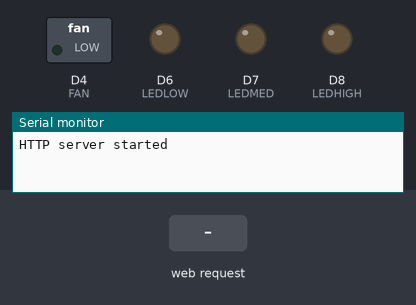
Recording of a sketch running on a simulated ESP8266 (NodeMCU). On the bench: switched loads named in the sketch (green lamp = pin HIGH), output pins drawn as LEDs (lit = HIGH), the last lines printed to the serial monitor. The test bench sets the inputs (shaded band).

Above: at 1.4 s.
1.5 s: HTTP request GET / received
At 1.8 s:
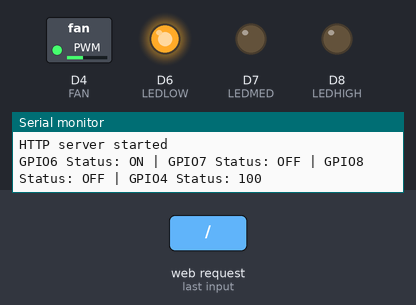
3.0 s: HTTP request GET /fanmed received
At 4.2 s:
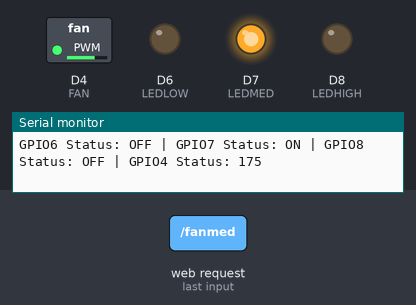
4.5 s: HTTP request GET /fanhigh received
At 5.3 s:
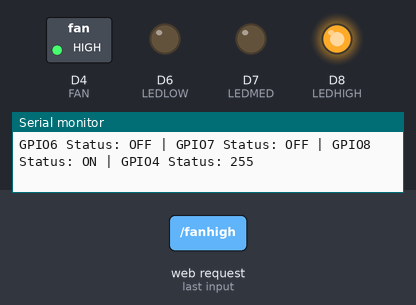
6.0 s: HTTP request GET /fanlow received
At 6.4 s:
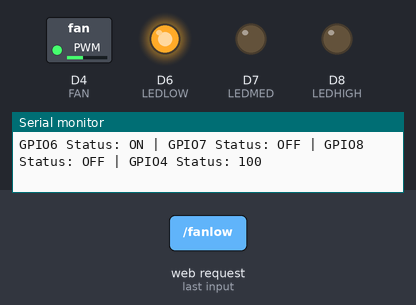
Timing chart, 0 to 8.5 s (numbered marks = the images above; inputs shaded):
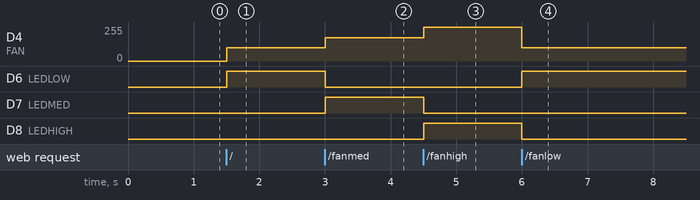

The sketch:

WiFi-ControlledFan.ino
```cpp
#include <ESP8266WiFi.h>
#include <ESP8266WebServer.h>

const char* ssid = "NodeMCU";  //Name of the SSID
const char* password = "";  //No password needed

ESP8266WebServer server(80);

//IP Address details
IPAddress local_ip(192,168,1,1);
IPAddress gateway(192,168,1,1);
IPAddress subnet(255,255,255,0);

uint8_t LEDLOW = D6;
uint8_t LEDMED = D7;
uint8_t LEDHIGH = D8;
uint8_t FAN = D4;

bool LOWstatus = LOW;
bool MEDstatus = LOW;
bool HIGHstatus = LOW;

void setup() {
  Serial.begin(115200);

  pinMode(LEDLOW, OUTPUT);
  pinMode(LEDMED, OUTPUT);
  pinMode(LEDHIGH, OUTPUT);
  pinMode(FAN, OUTPUT);

  delay(200);
  WiFi.softAPConfig(local_ip, gateway, subnet);
  WiFi.softAP(ssid, password);

  server.on("/", handle_OnConnect);
  server.on("/fanlow", handle_low);
  server.on("/fanmed", handle_med);
  server.on("/fanhigh", handle_high);
  server.on("/fanoff", handle_off);
  server.onNotFound(handle_NotFound);

  server.begin();
  Serial.println("HTTP server started");
}
void loop() {
  server.handleClient();
  if(LOWstatus){
    analogWrite(FAN, 100);
    digitalWrite(LEDLOW, HIGH);
    digitalWrite(LEDHIGH, LOW);
    digitalWrite(LEDMED, LOW);
  }else if (MEDstatus){
    analogWrite(FAN, 175);
    digitalWrite(LEDMED, HIGH);
    digitalWrite(LEDHIGH, LOW);
    digitalWrite(LEDLOW, LOW);
  }else if (HIGHstatus){
    analogWrite(FAN, 255);
    digitalWrite(LEDHIGH, HIGH);
     digitalWrite(LEDLOW, LOW);
    digitalWrite(LEDMED, LOW);
  }else {
    analogWrite(FAN, 0);
    digitalWrite(LEDLOW, LOW);
    digitalWrite(LEDMED, LOW);
    digitalWrite(LEDHIGH, LOW);
  }
}

void handle_OnConnect() {
  LOWstatus = HIGH;
  MEDstatus = LOW;
  HIGHstatus = LOW;
  Serial.println("GPIO6 Status: ON | GPIO7 Status: OFF | GPIO8 Status: OFF | GPIO4 Status: 100");
  server.send(200, "text/html", SendHTML(100));
}

void handle_low() {
  LOWstatus = HIGH;
  MEDstatus = LOW;
  HIGHstatus = LOW;
  Serial.println("GPIO6 Status: ON | GPIO7 Status: OFF | GPIO8 Status: OFF | GPIO4 Status: 100");
  server.send(200, "text/html", SendHTML(100));
}

void handle_med() {
  LOWstatus = LOW;
  MEDstatus = HIGH;
  HIGHstatus = LOW;
  Serial.println("GPIO6 Status: OFF | GPIO7 Status: ON | GPIO8 Status: OFF | GPIO4 Status: 175");
  server.send(200, "text/html", SendHTML(175));
}

void handle_high() {
  LOWstatus = LOW;
  MEDstatus = LOW;
  HIGHstatus = HIGH;
  Serial.println("GPIO6 Status: OFF | GPIO7 Status: OFF | GPIO8 Status: ON | GPIO4 Status: 255");
  server.send(200, "text/html", SendHTML(255));
}

void handle_off() {
  LOWstatus = LOW;
  MEDstatus = LOW;
  HIGHstatus = LOW;
  Serial.println("GPIO6 Status: OFF | GPIO7 Status: OFF | GPIO8 Status: OFF | GPIO4 Status: 0");
  server.send(200, "text/html", SendHTML(0));
}

void handle_NotFound(){
  server.send(404, "text/plain", "Not found");
}

String SendHTML(int speed){
  String ptr = "<!DOCTYPE html> <html>\n";
  ptr +="<head><meta name=\"viewport\" content=\"width=device-width, initial-scale=1.0, user-scalable=no\">\n";
  ptr +="<title>LED Control</title>\n";
  ptr +="<style>html { font-family: Helvetica; display: inline-block; margin: 0px auto; text-align: center;}\n";
  ptr +="body{margin-top: 50px;} h1 {color: #444444;margin: 50px auto 30px;} h3 {color: #444444;margin-bottom: 50px;}\n";
  ptr +=".button-on {background-color: #1abc9c;}\n";
  ptr +=".button-on:active {background-color: #16a085;}\n";
  ptr +=".button-off {background-color: #34495e;}\n";
  ptr +=".button-off:active {background-color: #2c3e50;}\n";
  ptr +="p {font-size: 14px;color: #888;margin-bottom: 10px;}\n";
  ptr +="</style>\n";
  ptr +="</head>\n";
  ptr +="<body>\n";
  ptr +="<h1>WiFi-Controlled Fan</h1>\n";
  ptr +="<h3>Using Access Point(AP) Mode</h3>\n";

  if(speed == 100){
    ptr +="<p>STATUS</p><a class=\"button button-on\" href=\"/fanlow\">LOW</a>\n";
  }else if (speed == 175) {
    ptr +="<p>STATUS</p><a class=\"button button-on\" href=\"/fanmed\">MED</a>\n";
  }else if (speed == 255) {
    ptr +="<p>STATUS</p><a class=\"button button-on\" href=\"/fanhigh\">HIGH</a>\n";
  }else if(speed == 0) {
    ptr +="<p>STATUS</p><a class=\"button button-off\" href=\"/fanoff\">OFF</a>\n";
  }

  ptr +="</body>\n";
  ptr +="</html>\n";
  return ptr;
}
```

Measured:
- after the input at 1.5 s, D4 (FAN): 0/255 → 100/255 at once; D6 (LEDLOW): LOW → HIGH at once
- after the input at 3.0 s, D4 (FAN): 100/255 → 175/255 at once; D6 (LEDLOW): HIGH → LOW at once; D7 (LEDMED): LOW → HIGH at once
- after the input at 4.5 s, D4 (FAN): 175/255 → 255/255 at once; D7 (LEDMED): HIGH → LOW at once; D8 (LEDHIGH): LOW → HIGH at once
- after the input at 6.0 s, D4 (FAN): 255/255 → 100/255 at once; D6 (LEDLOW): LOW → HIGH at once; D8 (LEDHIGH): HIGH → LOW at once
